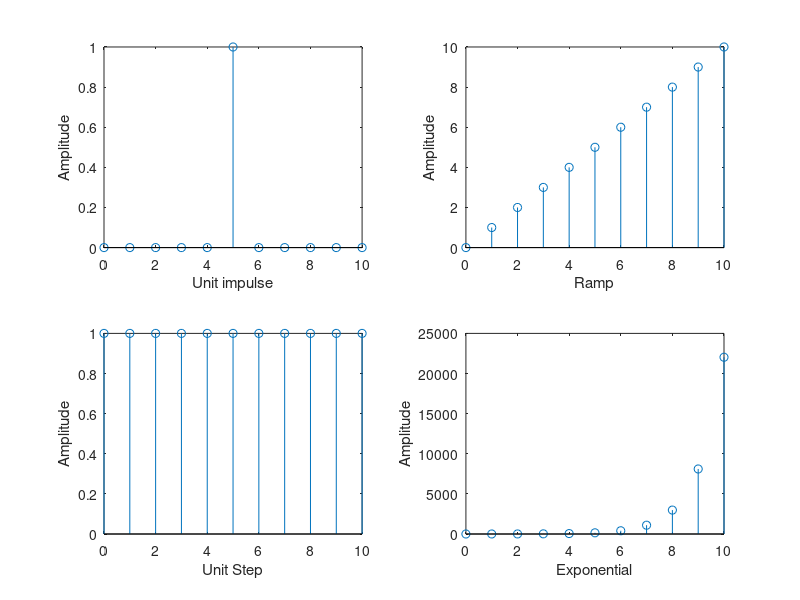

Reproduce this figure in MATLAB.
clc;
clear all;
t=0:1:10;
y=[zeros(1,5),ones(1,1),zeros(1,5)]; %%Unit impulse signal

subplot(2,2,1);
stem(t,y);
xlabel('Unit impulse');
ylabel('Amplitude');

y=0:1:10; %%Ramp signal

subplot(2,2,2);
stem(t,y);
xlabel('Ramp');
ylabel('Amplitude');

y=ones(1,11); %%unit step signal

subplot(2,2,3);
stem(t,y);
xlabel('Unit Step');
ylabel('Amplitude');


y=exp(t); %%Exponential signal

subplot(2,2,4);
stem(t,y);
xlabel('Exponential');
ylabel('Amplitude');

